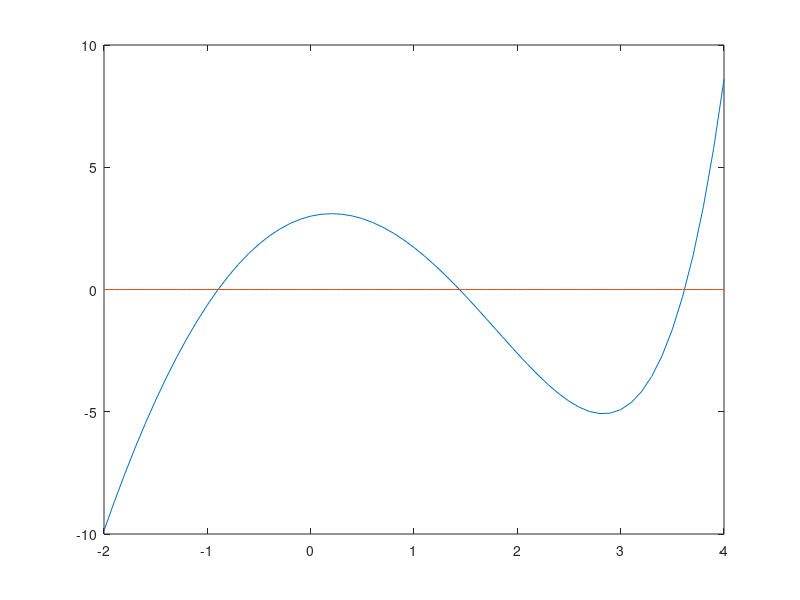

Reproduce this figure in MATLAB. (Note: this script raises an error after producing the figure.)
%% Lecture 6 - Optimization
%
% Optimization methods work to compute the solution to problems of the
% form of: 
%
% $$ \max_{x \in X} f(x) $$
%
% By finding $x^*$ the (a?) value that attains the maximum (assuming it
% exists). 
%
% We find these problems all over economics: 
%
% * Maximizing utility to derive demand. 
% * Supply side decisions to maximize profits. 
% * Cost minimization, $f(x) = -c(x)$. 
% * Maximum likelihood estimation. 
% * Least squares estimation. 
% * Generalized Method of Moments. 
%
%% Grid Search
%
% If $X$ contains a finite number of elemets, we could simply try all of the 
% possible values of $X$ and choose the maximum
%  * Guarenteed to find the maximum. 
%  * But may be very computationally expensive. 
%
% For example, Jia (2008, _Econometrica_) considers how Wal-Mart choses to
% set up a network of stores in 2065 US Counties (assuming entry is putting
% at least one store in a county). 
%
% * This is a finite set of options: $\{0,1\}$ for each county. 
% * But that is $2^{2065} \approx 10^{600}$ different options. 
% * Jia uses the structure of the model to eliminate the vast majority of
%   these options, but must do grid search to finish the optimization. 
%
% If $X$ is not finite, we can approximate it with a finite set and still
% do a grid search. 
%
% * Suppose $X$ is [0,1]^2, we can do a grid search on 
[X1 X2] = ndgrid(0:.2:1, 0:.2:1)
%
%% 
% Then we can approximate the maximum of $- (x_1-.45)^2 - (x_2+.55)^2$: 
Y = - (X1-.45).^2 - (X2-.55).^2 

[val, idx] = max(Y(:))

[X1(idx) X2(idx)]
%%
% While grid search is primitive, and rarely where we'd want to stop in
% approximating an optimum. It's often a good place to start to make sure
% you understand how your function behaves. 
%
% And of course, once you do one you may as well plot it (given dimensions): 
surf(X1, X2, Y)

%% 
% This also gives us a chance to ilustrate the curse of dimensionality. While
% it is usually feasible for 2 or 3 dimensions, constructing a "reasonably
% dense" grid becomes impractical as the number of dimensions go up
% (consider Jia, above). 

%% Golden-Search (aka Bracketing) Method
%
% Assume we have a continuous, univariate function $f : R \rightarrow R$.
% We wish to solve: 
%  \max_{x \in [a,b]} f(x)
%
% Bracketing suggests: 
%
% # Picking two points $x_1 < x_2$ in the interior of [a, b] to compute the
% funciton. 
% # If $b-a < \epsilon$, then the bracket is small and return the maximum
% of $\{f(a), f(x_1), f(x_2), f(b)\}$.
% # If $f(x_1) > f(x_2)$, we know a local maximum must be inside $[a, x_2]$,
% so set $b = x_2$ and go to 1.
% # If $f(x_1) < f(x_2)$, we know a local maximum must be inside $[x_1, b]$,
% so set $a = x_2$ and go to 1.
%
% The only question is how to pick the interior points. They can be
% uniquely determined by two criteria: 
%
% * In successive iterations, be able to "re-use" the previous function
% evalutation so the algorithm only chooses one new point. 
% * The length of the new interval is independent of which sub-interval is
% chosen. 
%
% These conditions lead to: 
%
% $$x_i = a + \alpha_i(b - a), $$ where
% $$ \alpha_1 = \frac{3 - \sqrt{5}}{2} $$ and
% $$ \alpha_2 = \frac{\sqrt{5} - 1}{2}. $$
%
% The value for $\alpha_2$ is the <https://en.wikipedia.org/wiki/Golden_ratio ``Golden Ratio''> from Euclid. 
%
% Let's use this method to find the maximum of our old friend: 
X = -2:.1:4;
f = @(x) 2 + exp(x) - 3.*(x.^2);
plot(X, f(X), X, zeros(size(X)));

%% 
% Miranda and Fackler have a simple implementation of golden search, so
% let's add their library: 
addpath('../CEtools/');

%%
% Their function is |golden|:
%
% <include>../CEtools/golden.m</include>
%
%%
% So we just call: 
[xmax, fmax] = golden(f, -2, 4)
%%
% * Did we find the find the maximum in $[-2, 4]$? No. The maximum is 
f(4)
%%
% * Did the algorithm ``work''? Yes. 
% * Golden search, like most of the algorithms we consider, will find a
% *local* maximum. This is another reason doing some grid searches is
% often advisable. 
%% Nelder-Mead (aka Simplex or Polytope) Method
%
% So how to search for a maximum in a multi-dimensionsal space? The most
% common derivative free method is the Nelder-Mead alogorithm. Its
% intuition is straightforward. Define a simplex of points ($N+1$) for an $N$
% dimensional space. Take the lowest (worst) point and reflect it across
% the hyperplane of the remaining points. The hope is the new point will be
% better than the second lowest point and your simplex will "climb" the
% hill. 
%
% The algorithm is more illustrative. This one is adapted from Judd: 
%
% For an $N$ dimensional funciton, initialize $\{x^1, \ldots, x^{N+1} \}$
% as the starting simplex. 
% 
% # Sort the verticies such that $f(x^1) \leq f(x^2) \leq \cdots \leq
% f(x^{N+1})$. 
% # Find the lowest $i$ such that reflecting $x^i$ across the remaining
% points produces a point $r^i$ such that $f(x^i) < f(y^i)$. Set $x^i \leftarrow y^i$,
% go to 1. If no such point exists, continue to 3. 
% # If the area of the current simplex is less than $\varepsilon$, Return $f(x^{N+1})$.
% Otherwise, go to 4. 
% # Shrink the simlex towards the best point, set $x^i \leftarrow
% \frac{1}{2}(x^i + x^{N+1})$, go to step 1. 
%
% To calculate a reflection: 
%
% $$ r_i = x_i + 2 \left( \frac{1}{n} \sum_{j\neq i} x_j - x_i \right) $$
%
%
% This algorithm will converge to a local min (for small enough tolerance), but can be very slow. It is
% often useful to include expansion steps so your simplex doesn't shrink
% pre-maturely. 
%
% MATLAB's native implementation of Nealder-Mead is |fminsearch|, the full algorithm for this implementaiton is
% described
% <https://www.mathworks.com/help/matlab/math/optimizing-nonlinear-functions.html#bsgpq6p-11 here>.
%
% Note that MATLAB's fminsearch *minimizes* $f(x)$, this is the typical
% convention from engineering. 
options = optimset('PlotFcns',@optimplotfval, 'Display','iter');
fun = @(x)100*(x(2) - x(1)^2)^2 + (1 - x(1))^2;
x0 = [-1.2,1];
x = fminsearch(fun,x0,options)
%%
% FYI, There is also an implementation of Nelder-Mead in CETools,
% |neldmead.m|. I don't know of anyone who has used it on research code. 
%
% When to use Nelder-Mead: 
%
% # Derivative information is hard to compute. 
% # Funciton is very rough, so local derivative information is noisy. 
% # You have some discontinuities. 
%
% The original Berry, Levinsohn, and Pakes (1995) code (which we'll look at in a couple weeks) used the Nelder-Mead algorithm,
% although it may not be the best choice for this sort of problem today.

%% Newton - Raphson Algorithm 
%
% Newton's method for solving a root finding problem was successive
% linearization. Newton's method for optimization is to use successive
% *quadratic* approximations. 
%
% Given $x^{(k)}$ use a second-order Taylor approximation of $f: R^N \rightarrow R$
% around  $x^{(k)}$:
%
% $$f(x) \approx f(x^{(k)}) + f'(x^{(k)}) (x - x^{(k)}) + \frac{1}{2}(x - x^{(k)})^T f''(x^{(k)})(x -x^{(k)}) $$
%
% The approximate problem has $N$ first order condtions: 
%
% $$  f'(x^{(k)}) + f''(x^{(k)}) (x - x^{(k)}) = 0 $$
%
% Which leads to an iteration rule, 
%
% $$ x^{(k+1)} \leftarrow x^{(k)} - [f''(x^{(k)})]^{-1} f'(x^{(k)}) $$
%
% Note that this is the same iteration rule we would use if we applied
% Newton's method as a rootfinder of the first order conditions. All of the
% caveats we mentioned during rootfinding still apply: 
%
% * Guarenteed to converge if initial $x$ is ``sufficiently close'' but no
% test for how close this must be. 
% * Additional complexity to compute gradient and Hessian. Hessian now is
% $O(N^2)$ to store and $O(N^3)$ to compute.
% * Inversion step should really be accomplisted by solving a linear
% equation. 
% * No guarentee that Hessian is postitive (max) or negative (min) definite, if it is not, a newton
% iteration could take a step "backward". 
% * If it converges, we only know the converged point is a local minimum.
% (In fact, we'll use solving the first order conditions as the stopping
% rule.)

%% 
% Let's do a quick example where we want to minimize, 
%
% $$f(x)=(x_1-x_2)^4+2x_1^2+x_2^2-x_1+2x_2$$
%
% The Gradient is, (swtiching to Judd's notation so you see both).  
%
% $$\nabla f(x) = \left( \begin{array}{c} 4(x_1-x_2)^3+4x_1-1 \\ -4(x_1-x_2)^3+2x_2+2  \end{array} \right) $$
%
% The Hessian is, 
%
% $$ H(x) = \left( \begin{array}{cc} 12(x_1 - x_2)^2 + 4 & -12(x_1 - x_2)^2 \\  -12(x_1 - x_2)^2 & 12(x_1 - x_2)^2 + 2 \end{array} \right) $$
%
% So the Newton-Raphson Iteration rule is: 
%
% $$ x^{(k+1)} \leftarrow x^{(k)} - [H(x^{(k)})]^{-1} \nabla f(x^{(k)}) $$
%
% Implemented in MATLAB, this looks like: 
n=0;            %initialize iteration counter 
focerr=1;          %initialize error 
x=[1;1];        %set starting value

%Computation loop 
while focerr>1e-10&n<100 
    %Compute Gradient
    gradf=[4*(x(1)-x(2))^3+4*x(1)-1;...
          -4*(x(1)-x(2))^3+2*x(2)+2];                            
    
    %Compute Hessian
    Hf=     [12*(x(1)-x(2))^2+4,  -12*(x(1)-x(2))^2;...           
            -12*(x(1)-x(2))^2,    12*(x(1)-x(2))^2+2]; 
    
    %Perform Iteration
    y=x-Hf\gradf; 
    x=y;                                                          
    n=n+1; 
    
    %Calculate FOC Error
    focerr= norm(gradf);                            
                                                          
end 
n,x,focerr,        %display end values

%% 
% Notice this really is just rootfinding for the FOCs we never even compute
% the objective function during the iterations.  
f = @(x) (x(1) - x(2))^4 + 2*x(1)^2 + x(2)^2 - x(1) + 2*x(2);
f(x)
%%
% We didn't even explicitly say whether we were minimizing or maximizing,
% just looking for a local critical point. 
%
% While it is the theoretical foundation for many derivative based
% optimization algorithms, Newton-Raphson itself is rarely implemented in
% practice. 
%
% * Computing the Hessian is costly, and approximations often work well. 
% * Flexibility in the magnitude of the step is often beneficial. 
% * Steepest descent methods make sure we are progressing towards a max or
% min, not just to a critical point. 
%
% We'll cover these methods next week.

